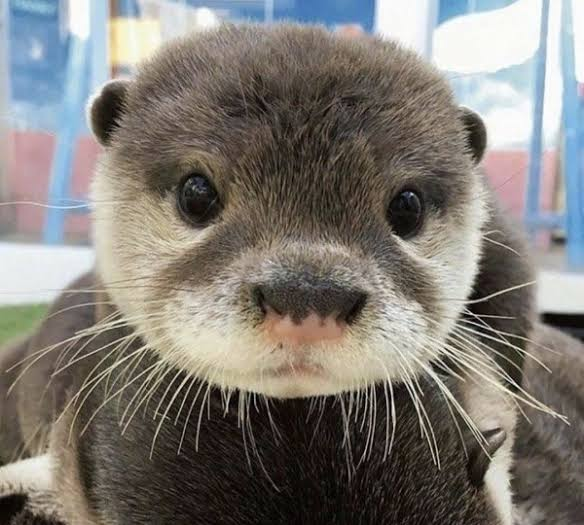
#> input picture images.jpg, 584 x 525 px
$ jupyter execute test2.ipynb
#> lines starting #> are read from the running program, lines starting #| are printed output that depends on the picture
[cell 1]
from PIL import Image

[cell 2]
img = Image.open("images.jpg")
#> img is the input picture: PIL image 584x525 RGB; mean R, G, B 127.7, 123.4, 117.6
img.show()

[cell 3]
resize_img = img.resize((300, 300))
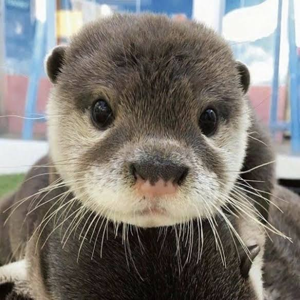
#> resize_img: PIL image 300x300 RGB; mean R, G, B 127.7, 123.4, 117.6
resize_img.show()

[cell 4]
crop_img = img.crop((100, 100, 500, 500))
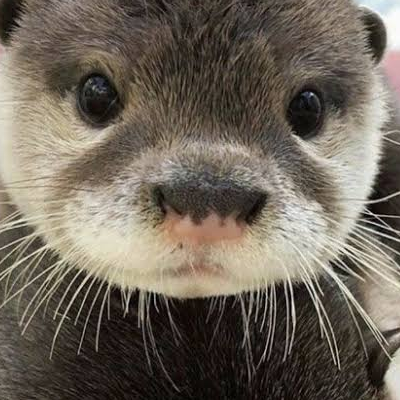
#> crop_img: PIL image 400x400 RGB; mean R, G, B 110.8, 101.9, 90.2
crop_img.show()

[cell 5]
crop_img.save("new_image.jpg")

[cell 6]
print("=== 이미지 처리 프로그램 ===")
print("1. 이미지 크기 변경")
print("2. 이미지 자르기")
print("3. 이미지 회전")
print("4. 흑백 이미지로 변환")

menu = input("원하는 기능을 선택하세요: ")
#> the answer given: 1
